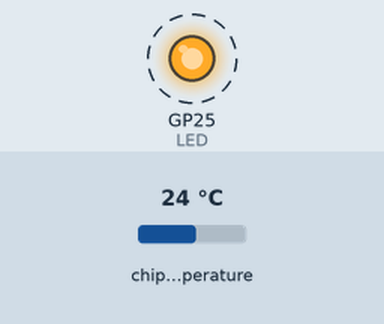
Bench run of a program on a simulated Raspberry Pi Pico running MicroPython. Parts: output pins drawn as LEDs (lit = HIGH). Dashed ring = blinking. The inputs (shaded band) are chosen by the test bench; at power-on: chip temperature 24 °C. What the program prints to the serial console is not drawn.

Above: at 0.5 s.
Timing chart, 0 to 4.6 s (numbered marks = the images above):
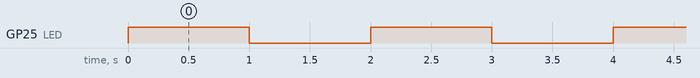

The program:

temp.py
```python
from machine import Pin, ADC
from utime import sleep_ms

LED = Pin("LED", Pin.OUT)
DELAY = 1000


def get_temp():
    adc = ADC(ADC.CORE_TEMP)
    adc_voltage = adc.read_u16() * 3.3 / 65535
    temp = round(27 - (adc_voltage - 0.706) / 0.001721, 1)
    return temp


while True:
    print(f"{get_temp()}° C")
    LED.value(1)
    sleep_ms(DELAY)
    LED.value(0)
    sleep_ms(DELAY)
```

Measured:
- by itself, GP25 (LED): alternates HIGH for 1.0 s and LOW for 1.0 s
